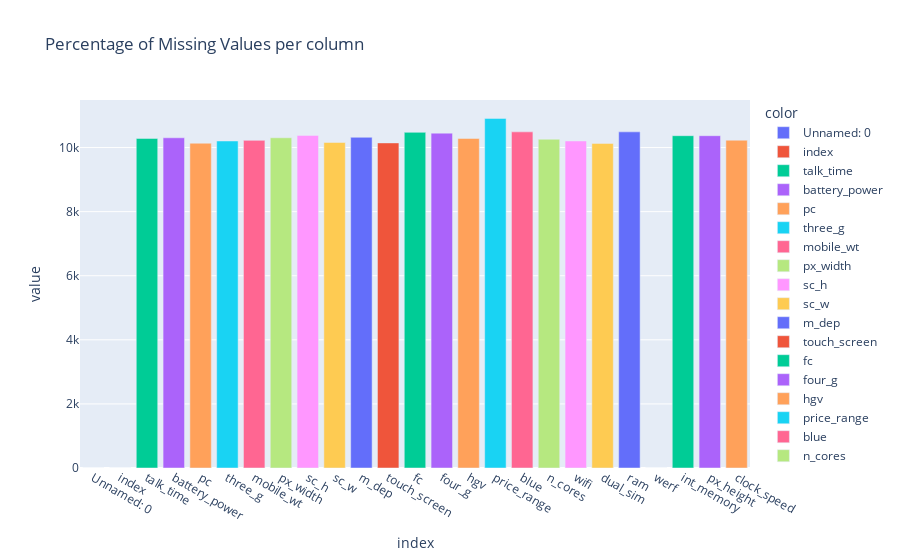

Notebook code for this chart:
### Markdown cell above
The percentage of null values in each characteristic increases by approximately 9 points, now there is an average percentage of missing values of 13%, which is a low value considering the size of the dataset, therefore it is decided to eliminate the records with a presence of null values.

### Code cell
(ds.isnull().sum()).plot.bar(title = 'Percentage of Missing Values per column',color=ds.columns)

### Figure 1 — Plotly figure (JSON) as saved in the notebook; plotly's stock layout.template omitted (floating-point values rounded to 4 significant figures)
{"data": [{"alignmentgroup": "True", "hovertemplate": "color=Unnamed: 0<br>index=%{x}<br>value=%{y}<extra></extra>", "legendgroup": "Unnamed: 0", "marker": {"color": "#636efa", "pattern": {"shape": ""}}, "name": "Unnamed: 0", "offsetgroup": "Unnamed: 0", "orientation": "v", "showlegend": true, "textposition": "auto", "type": "bar", "x": ["Unnamed: 0"], "xaxis": "x", "y": [0], "yaxis": "y"}, {"alignmentgroup": "True", "hovertemplate": "color=index<br>index=%{x}<br>value=%{y}<extra></extra>", "legendgroup": "index", "marker": {"color": "#EF553B", "pattern": {"shape": ""}}, "name": "index", "offsetgroup": "index", "orientation": "v", "showlegend": true, "textposition": "auto", "type": "bar", "x": ["index"], "xaxis": "x", "y": [0], "yaxis": "y"}, {"alignmentgroup": "True", "hovertemplate": "color=talk_time<br>index=%{x}<br>value=%{y}<extra></extra>", "legendgroup": "talk_time", "marker": {"color": "#00cc96", "pattern": {"shape": ""}}, "name": "talk_time", "offsetgroup": "talk_time", "orientation": "v", "showlegend": true, "textposition": "auto", "type": "bar", "x": ["talk_time"], "xaxis": "x", "y": [10285], "yaxis": "y"}, {"alignmentgroup": "True", "hovertemplate": "color=battery_power<br>index=%{x}<br>value=%{y}<extra></extra>", "legendgroup": "battery_power", "marker": {"color": "#ab63fa", "pattern": {"shape": ""}}, "name": "battery_power", "offsetgroup": "battery_power", "orientation": "v", "showlegend": true, "textposition": "auto", "type": "bar", "x": ["battery_power"], "xaxis": "x", "y": [10305], "yaxis": "y"}, {"alignmentgroup": "True", "hovertemplate": "color=pc<br>index=%{x}<br>value=%{y}<extra></extra>", "legendgroup": "pc", "marker": {"color": "#FFA15A", "pattern": {"shape": ""}}, "name": "pc", "offsetgroup": "pc", "orientation": "v", "showlegend": true, "textposition": "auto", "type": "bar", "x": ["pc"], "xaxis": "x", "y": [10135], "yaxis": "y"}, {"alignmentgroup": "True", "hovertemplate": "color=three_g<br>index=%{x}<br>value=%{y}<extra></extra>", "legendgroup": "three_g", "marker": {"color": "#19d3f3", "pattern": {"shape": ""}}, "name": "three_g", "offsetgroup": "three_g", "orientation": "v", "showlegend": true, "textposition": "auto", "type": "bar", "x": ["three_g"], "xaxis": "x", "y": [10205], "yaxis": "y"}, {"alignmentgroup": "True", "hovertemplate": "color=mobile_wt<br>index=%{x}<br>value=%{y}<extra></extra>", "legendgroup": "mobile_wt", "marker": {"color": "#FF6692", "pattern": {"shape": ""}}, "name": "mobile_wt", "offsetgroup": "mobile_wt", "orientation": "v", "showlegend": true, "textposition": "auto", "type": "bar", "x": ["mobile_wt"], "xaxis": "x", "y": [10225], "yaxis": "y"}, {"alignmentgroup": "True", "hovertemplate": "color=px_width<br>index=%{x}<br>value=%{y}<extra></extra>", "legendgroup": "px_width", "marker": {"color": "#B6E880", "pattern": {"shape": ""}}, "name": "px_width", "offsetgroup": "px_width", "orientation": "v", "showlegend": true, "textposition": "auto", "type": "bar", "x": ["px_width"], "xaxis": "x", "y": [10305], "yaxis": "y"}, {"alignmentgroup": "True", "hovertemplate": "color=sc_h<br>index=%{x}<br>value=%{y}<extra></extra>", "legendgroup": "sc_h", "marker": {"color": "#FF97FF", "pattern": {"shape": ""}}, "name": "sc_h", "offsetgroup": "sc_h", "orientation": "v", "showlegend": true, "textposition": "auto", "type": "bar", "x": ["sc_h"], "xaxis": "x", "y": [10380], "yaxis": "y"}, {"alignmentgroup": "True", "hovertemplate": "color=sc_w<br>index=%{x}<br>value=%{y}<extra></extra>", "legendgroup": "sc_w", "marker": {"color": "#FECB52", "pattern": {"shape": ""}}, "name": "sc_w", "offsetgroup": "sc_w", "orientation": "v", "showlegend": true, "textposition": "auto", "type": "bar", "x": ["sc_w"], "xaxis": "x", "y": [10160], "yaxis": "y"}, {"alignmentgroup": "True", "hovertemplate": "color=m_dep<br>index=%{x}<br>value=%{y}<extra></extra>", "legendgroup": "m_dep", "marker": {"color": "#636efa", "pattern": {"shape": ""}}, "name": "m_dep", "offsetgroup": "m_dep", "orientation": "v", "showlegend": true, "textposition": "auto", "type": "bar", "x": ["m_dep"], "xaxis": "x", "y": [10320], "yaxis": "y"}, {"alignmentgroup": "True", "hovertemplate": "color=touch_screen<br>index=%{x}<br>value=%{y}<extra></extra>", "legendgroup": "touch_screen", "marker": {"color": "#EF553B", "pattern": {"shape": ""}}, "name": "touch_screen", "offsetgroup": "touch_screen", "orientation": "v", "showlegend": true, "textposition": "auto", "type": "bar", "x": ["touch_screen"], "xaxis": "x", "y": [10145], "yaxis": "y"}, {"alignmentgroup": "True", "hovertemplate": "color=fc<br>index=%{x}<br>value=%{y}<extra></extra>", "legendgroup": "fc", "marker": {"color": "#00cc96", "pattern": {"shape": ""}}, "name": "fc", "offsetgroup": "fc", "orientation": "v", "showlegend": true, "textposition": "auto", "type": "bar", "x": ["fc"], "xaxis": "x", "y": [10475], "yaxis": "y"}, {"alignmentgroup": "True", "hovertemplate": "color=four_g<br>index=%{x}<br>value=%{y}<extra></extra>", "legendgroup": "four_g", "marker": {"color": "#ab63fa", "pattern": {"shape": ""}}, "name": "four_g", "offsetgroup": "four_g", "orientation": "v", "showlegend": true, "textposition": "auto", "type": "bar", "x": ["four_g"], "xaxis": "x", "y": [10450], "yaxis": "y"}, {"alignmentgroup": "True", "hovertemplate": "color=hgv<br>index=%{x}<br>value=%{y}<extra></extra>", "legendgroup": "hgv", "marker": {"color": "#FFA15A", "pattern": {"shape": ""}}, "name": "hgv", "offsetgroup": "hgv", "orientation": "v", "showlegend": true, "textposition": "auto", "type": "bar", "x": ["hgv"], "xaxis": "x", "y": [10285], "yaxis": "y"}, {"alignmentgroup": "True", "hovertemplate": "color=price_range<br>index=%{x}<br>value=%{y}<extra></extra>", "legendgroup": "price_range", "marker": {"color": "#19d3f3", "pattern": {"shape": ""}}, "name": "price_range", "offsetgroup": "price_range", "orientation": "v", "showlegend": true, "textposition": "auto", "type": "bar", "x": ["price_range"], "xaxis": "x", "y": [10910], "yaxis": "y"}, {"alignmentgroup": "True", "hovertemplate": "color=blue<br>index=%{x}<br>value=%{y}<extra></extra>", "legendgroup": "blue", "marker": {"color": "#FF6692", "pattern": {"shape": ""}}, "name": "blue", "offsetgroup": "blue", "orientation": "v", "showlegend": true, "textposition": "auto", "type": "bar", "x": ["blue"], "xaxis": "x", "y": [10490], "yaxis": "y"}, {"alignmentgroup": "True", "hovertemplate": "color=n_cores<br>index=%{x}<br>value=%{y}<extra></extra>", "legendgroup": "n_cores", "marker": {"color": "#B6E880", "pattern": {"shape": ""}}, "name": "n_cores", "offsetgroup": "n_cores", "orientation": "v", "showlegend": true, "textposition": "auto", "type": "bar", "x": ["n_cores"], "xaxis": "x", "y": [10260], "yaxis": "y"}, {"alignmentgroup": "True", "hovertemplate": "color=wifi<br>index=%{x}<br>value=%{y}<extra></extra>", "legendgroup": "wifi", "marker": {"color": "#FF97FF", "pattern": {"shape": ""}}, "name": "wifi", "offsetgroup": "wifi", "orientation": "v", "showlegend": true, "textposition": "auto", "type": "bar", "x": ["wifi"], "xaxis": "x", "y": [10205], "yaxis": "y"}, {"alignmentgroup": "True", "hovertemplate": "color=dual_sim<br>index=%{x}<br>value=%{y}<extra></extra>", "legendgroup": "dual_sim", "marker": {"color": "#FECB52", "pattern": {"shape": ""}}, "name": "dual_sim", "offsetgroup": "dual_sim", "orientation": "v", "showlegend": true, "textposition": "auto", "type": "bar", "x": ["dual_sim"], "xaxis": "x", "y": [10130], "yaxis": "y"}, {"alignmentgroup": "True", "hovertemplate": "color=ram<br>index=%{x}<br>value=%{y}<extra></extra>", "legendgroup": "ram", "marker": {"color": "#636efa", "pattern": {"shape": ""}}, "name": "ram", "offsetgroup": "ram", "orientation": "v", "showlegend": true, "textposition": "auto", "type": "bar", "x": ["ram"], "xaxis": "x", "y": [10490], "yaxis": "y"}, {"alignmentgroup": "True", "hovertemplate": "color=werf<br>index=%{x}<br>value=%{y}<extra></extra>", "legendgroup": "werf", "marker": {"color": "#EF553B", "pattern": {"shape": ""}}, "name": "werf", "offsetgroup": "werf", "orientation": "v", "showlegend": true, "textposition": "auto", "type": "bar", "x": ["werf"], "xaxis": "x", "y": [0], "yaxis": "y"}, {"alignmentgroup": "True", "hovertemplate": "color=int_memory<br>index=%{x}<br>value=%{y}<extra></extra>", "legendgroup": "int_memory", "marker": {"color": "#00cc96", "pattern": {"shape": ""}}, "name": "int_memory", "offsetgroup": "int_memory", "orientation": "v", "showlegend": true, "textposition": "auto", "type": "bar", "x": ["int_memory"], "xaxis": "x", "y": [10370], "yaxis": "y"}, {"alignmentgroup": "True", "hovertemplate": "color=px_height<br>index=%{x}<br>value=%{y}<extra></extra>", "legendgroup": "px_height", "marker": {"color": "#ab63fa", "pattern": {"shape": ""}}, "name": "px_height", "offsetgroup": "px_height", "orientation": "v", "showlegend": true, "textposition": "auto", "type": "bar", "x": ["px_height"], "xaxis": "x", "y": [10370], "yaxis": "y"}, {"alignmentgroup": "True", "hovertemplate": "color=clock_speed<br>index=%{x}<br>value=%{y}<extra></extra>", "legendgroup": "clock_speed", "marker": {"color": "#FFA15A", "pattern": {"shape": ""}}, "name": "clock_speed", "offsetgroup": "clock_speed", "orientation": "v", "showlegend": true, "textposition": "auto", "type": "bar", "x": ["clock_speed"], "xaxis": "x", "y": [10230], "yaxis": "y"}], "layout": {"barmode": "relative", "legend": {"title": {"text": "color"}, "tracegroupgap": 0}, "title": {"text": "Percentage of Missing Values per column"}, "xaxis": {"anchor": "y", "domain": [0, 1], "title": {"text": "index"}}, "yaxis": {"anchor": "x", "domain": [0, 1], "title": {"text": "value"}}}}
